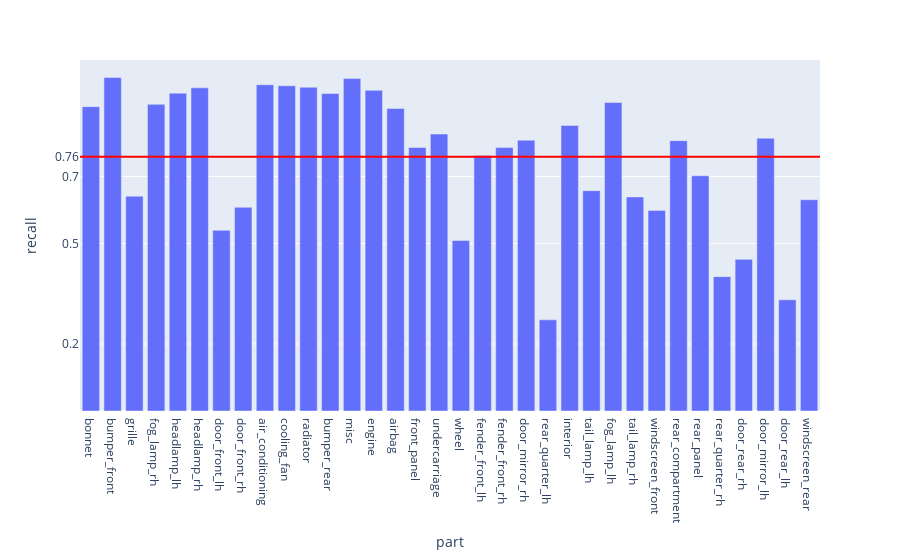

Here is the notebook cell this chart was saved with:
### Code cell
fig = px.bar(evalMetrics, x = 'part', y = 'recall')

fig.add_hline(y=avgRecall, line_width=2, line_color="red")

fig.update_layout(
    yaxis = dict(
        tickmode = 'array',
        tickvals = [np.format_float_positional(avgRecall, 2), 0.2, 0.5, 0.7],
    )
)
fig

### Figure 1 — Plotly figure (JSON) as saved in the notebook; plotly's stock layout.template omitted (floating-point values rounded to 4 significant figures)
{"data": [{"alignmentgroup": "True", "hovertemplate": "part=%{x}<br>recall=%{y}<extra></extra>", "legendgroup": "", "marker": {"color": "#636efa", "pattern": {"shape": ""}}, "name": "", "offsetgroup": "", "orientation": "v", "showlegend": false, "textposition": "auto", "type": "bar", "x": ["bonnet", "bumper_front", "grille", "fog_lamp_rh", "headlamp_lh", "headlamp_rh", "door_front_lh", "door_front_rh", "air_conditioning", "cooling_fan", "radiator", "bumper_rear", "misc", "engine", "airbag", "front_panel", "undercarriage", "wheel", "fender_front_lh", "fender_front_rh", "door_mirror_rh", "rear_quarter_lh", "interior", "tail_lamp_lh", "fog_lamp_lh", "tail_lamp_rh", "windscreen_front", "rear_compartment", "rear_panel", "rear_quarter_rh", "door_rear_rh", "door_mirror_lh", "door_rear_lh", "windscreen_rear"], "xaxis": "x", "y": [0.9085, 0.9953, 0.6413, 0.9154, 0.9488, 0.9647, 0.5393, 0.6081, 0.9739, 0.9708, 0.9664, 0.9475, 0.9922, 0.9572, 0.903, 0.7866, 0.8267, 0.509, 0.7625, 0.7862, 0.8086, 0.2721, 0.8522, 0.6577, 0.9208, 0.6389, 0.5989, 0.807, 0.7022, 0.401, 0.4527, 0.8143, 0.3319, 0.6306], "yaxis": "y"}], "layout": {"barmode": "relative", "legend": {"tracegroupgap": 0}, "margin": {"t": 60}, "shapes": [{"line": {"color": "red", "width": 2}, "type": "line", "x0": 0, "x1": 1, "xref": "x domain", "y0": 0.7586, "y1": 0.7586, "yref": "y"}], "xaxis": {"anchor": "y", "domain": [0, 1], "title": {"text": "part"}}, "yaxis": {"anchor": "x", "domain": [0, 1], "tickmode": "array", "tickvals": ["0.76", 0.2, 0.5, 0.7], "title": {"text": "recall"}}}}
